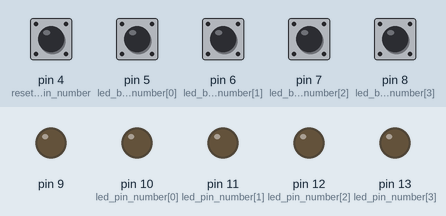
This sketch was run on a simulated Arduino Uno, built with avr-gcc and run on an emulated ATmega328P. Shown: output pins drawn as LEDs (lit = HIGH). The test bench sets the inputs (shaded band); at power-on: pin 4 (reset_button_pin_number), pin 5 (led_button_pin_number[0]), pin 6 (led_button_pin_number[1]), pin 7 (led_button_pin_number[2]), pin 8 (led_button_pin_number[3]) HIGH.

Above: at 1.2 s.
1.3 s: pin 5 (led_button_pin_number[0]) pulled LOW for 0.15 s
At 2.5 s:
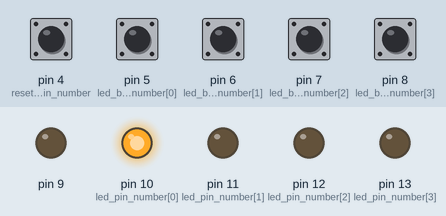
2.9 s: pin 4 (reset_button_pin_number) pulled LOW for 0.15 s
At 3.8 s:
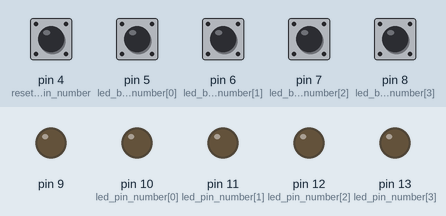
4.5 s: pin 6 (led_button_pin_number[1]) pulled LOW for 0.15 s
At 5.0 s:
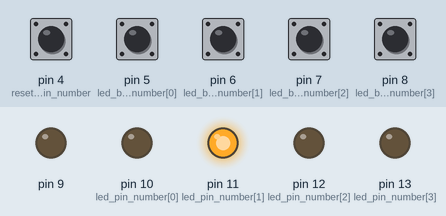
6.1 s: pin 4 (reset_button_pin_number) pulled LOW for 1 s
At 7.4 s:
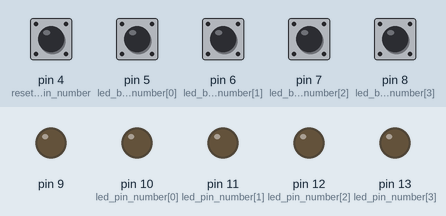
8.6 s: pin 7 (led_button_pin_number[2]) pulled LOW for 0.15 s
At 9.3 s:
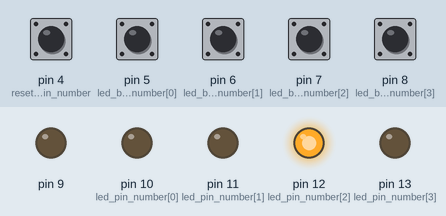
Timing chart, 0 to 11.2 s (numbered marks = the images above; inputs shaded):
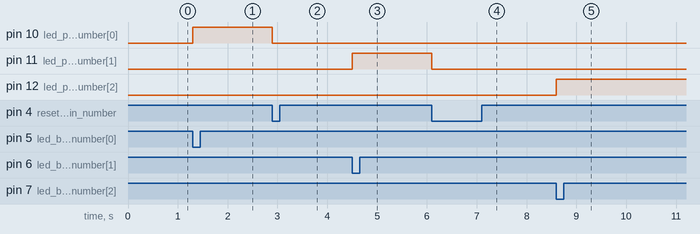

Measured:
- after the input at 1.3 s, pin 10 (led_pin_number[0]): LOW → HIGH at once
- after the input at 2.9 s, pin 10 (led_pin_number[0]): HIGH → LOW at once
- after the input at 4.5 s, pin 11 (led_pin_number[1]): LOW → HIGH at once
- after the input at 6.1 s, pin 11 (led_pin_number[1]): HIGH → LOW at once
- after the input at 8.6 s, pin 12 (led_pin_number[2]): LOW → HIGH at once

The sketch:

buzzerbutton.ino
```cpp
void setup() {
  pinMode(13, OUTPUT);
  pinMode(12, OUTPUT);
  pinMode(11, OUTPUT);
  pinMode(10, OUTPUT);
  pinMode(9, OUTPUT);

  pinMode(8, INPUT_PULLUP);
  pinMode(7, INPUT_PULLUP);
  pinMode(6, INPUT_PULLUP);
  pinMode(5, INPUT_PULLUP);
  pinMode(4, INPUT_PULLUP);

  digitalWrite(13, LOW);
  digitalWrite(12, LOW);
  digitalWrite(11, LOW);
  digitalWrite(10, LOW);
  digitalWrite(9, LOW);

  //playWinner(12);
}


int led_button_pin_number[4] = {5, 6, 7, 8};
int led_pin_number[4] = {10, 11, 12, 13};
int reset_button_pin_number = 4;

int led_button_status[4] = {0, 0, 0, 0};

void reset(){
  for(int i=0; i<4; i++){
      led_button_status[i] = 0;
  }
  show_status();
}

void show_status(){
  for(int i=0; i<4; i++){
      digitalWrite(led_pin_number[i], led_button_status[i] ? HIGH : LOW);
  }
}

void loop() {
   int sv5 = digitalRead(reset_button_pin_number);

   int reset_button_status = (sv5 == HIGH) ? 0 : 1;
   if (reset_button_status) {
     reset();
     return;
   }
   boolean is_led_on = false;
   for(int i=0; i<4; i++){
      is_led_on = is_led_on or led_button_status[i];
   }
   if(not is_led_on){
      for(int i=0; i<4; i++){
        int button_status = digitalRead(led_button_pin_number[i]) == HIGH ? 0 : 1;
        if(button_status){
          led_button_status[i] = button_status;
          show_status();
          break;
        }
      }
   }

   show_status();

}
```
